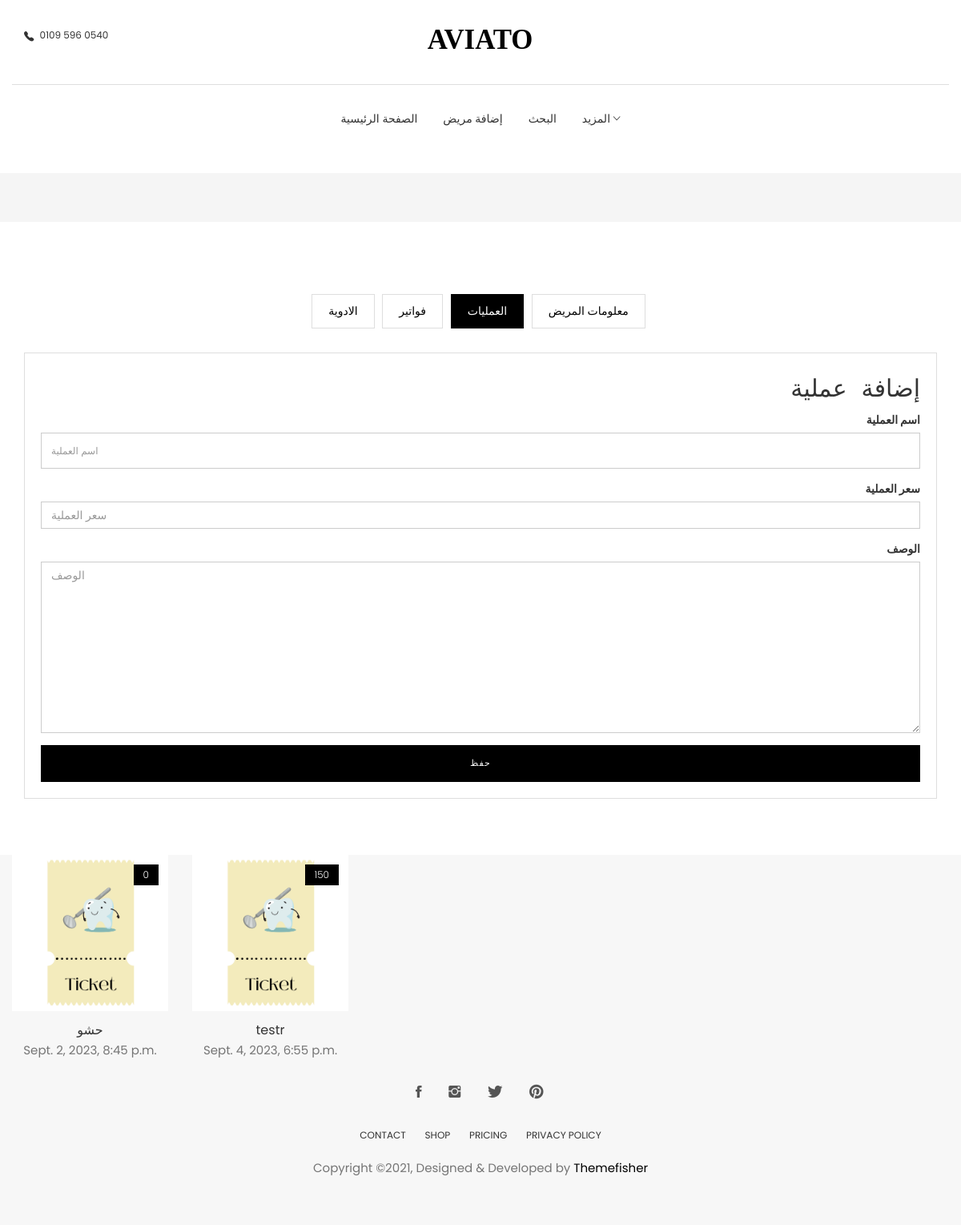
/patient/patient_details/operations/1-Ahmed Mohamed Ibrahiem Ellaban (signed in), run on the app's committed database.
### patient/models.py (models this page shows, shortened)
class Operation(models.Model):
    id = models.AutoField(primary_key=True, null=False, blank=False)
    patient = models.ForeignKey(Patient, null=False, blank=False, on_delete=models.CASCADE)
    user = models.ForeignKey(User, blank=False, null=False, on_delete=models.DO_NOTHING)
    name = models.CharField(max_length=15, null=False, blank=False)
    datetime = models.DateTimeField(auto_now_add=True,auto_created=True)
    price = models.IntegerField(blank=False, null=False)
    description = models.TextField(max_length=1000, blank=True, null=True)
    remaining_amount = models.IntegerField(null=False, blank=False, default=0)

### patient/views.py (the view)
# urls.py: path('patient_details/operations/<int:id>-<str:full_name>', add_operation, name='add_operation'),
@login_required
def add_operation(request, *args, **kwargs):
    form = AddOperationForm(request.POST)
    patient = get_object_or_404(Patient, id=kwargs['id'], full_name=kwargs['full_name'])
    all_operation = Operation.objects.filter(patient=patient)
    if request.method == 'POST':
        if form.is_valid():
            over_ride_form = form.save(commit=False)
            over_ride_form.user = request.user
            over_ride_form.patient = patient
            over_ride_form.remaining_amount = over_ride_form.price
            over_ride_form.save()
            return redirect(request.META['HTTP_REFERER'])
    else:
        form = AddOperationForm()
    context = {
        "page_title": 'إضافة عملية',
        "form": form,
        "operations": all_operation,
        "patient": patient
    }
    return render(request, 'add_operation.html', context)

### patient/forms.py
class AddOperationForm(forms.ModelForm):
    class Meta:
        model = Operation
        fields = ['name', 'price', 'description']
    def __init__(self, *args, **kwargs):
        super().__init__(*args, **kwargs)
        self.fields['name'].label = 'اسم العملية'
        self.fields['price'].label = 'سعر العملية'
        self.fields['description'].label = "الوصف "

### patient/templates/add_operation.html (shortened to what this page needs)
{% extends 'base_profile.html' %}
{% load static %}
{% load bootstrap4 %}
{% block profile %}
<section class="user-dashboard page-wrapper">
  <div class="container">
    <div class="row">
      <div class="col-md-12">
        <ul class="list-inline dashboard-menu text-center">
          <li><a href="dashboard.html">الادوية</a></li>
          <li><a href="order.html">فواتير</a></li>
          <li><a class="active" href="">العمليات</a></li>
          <li><a href="{% url 'patient:patient_details' id=patient.id full_name=patient.full_name  %}">معلومات المريض</a></li>
        </ul>
        <div class="dashboard-wrapper dashboard-user-profile">
          <div class="media">
            <div class="media-body">
                <form method="POST" enctype="multipart/form-data" onsubmit="disableButton(this)" style="text-align:right;">
                    <h4 class="widget-title" style="text-align:right; font-family:monospace; font-size:30px;">إضافة عملية </h4>
                    {% bootstrap_form form %}
                    <input class="btn btn-main text-center w-100" type="submit" value="حفظ" id="submitButton">
                </form>
            </div>
          </div>
        </div>
      </div>
    </div>
  </div>
</section>
{% endblock %}
{% block operation %}
    <div class="col-md-9">
			<div class="row">
			{% for op in operations %}
			<div class="col-md-3">
				<div class="product-item">
					<div class="product-thumb">
						<span class="bage">{{op.remaining_amount}}</span>
						<img class="img-responsive" src="{% static 'images/Ticket.png' %}" alt="Ticket-img" />
					</div>
					<div class="product-content">
						<h4>{{op.name}}</h4>
						<p class="price">{{op.datetime}}</p>
					</div>
				</div>
			</div>
			{% endfor %}
            </div>
        </div>
{% endblock %}

### static/css/style.css (style rules this page uses)
body { line-height: 1.5; font-family: "Poppins", sans-serif; -webkit-font-smoothing: antialiased; }
p { font-family: "Poppins", sans-serif; color: #757575; font-size: 15px; }
h1, h2, h3, h4, h5, h6 { font-family: "Poppins", sans-serif; }
h1, h2, h3, h4, h5, h6 { font-weight: 400; }
ol, ul { margin: 0; padding: 0; list-style: none; }
a, a:focus, a:hover { text-decoration: none; outline: 0; color: #000; }
input[type=email], input[type=password], input[type=text], input[type=tel] { border-radius: 0; box-shadow: none; height: 45px; outline: none; font-weight: 200; font-size: 12px; }
.form-control { box-shadow: none; border-radius: 0; }
.btn-main, .btn-small, .btn-transparent, .btn-solid-border { background: #000; color: #fff; display: inline-block; font-size: 11px; letter-spacing: 1px; padding: 14px 35px; text-transform: uppercase; font-weight: 200; border-radius: 0; }
.w-100 { width: 100%; }
.page-wrapper { padding: 70px 0; }
.product-item { margin-bottom: 30px; }
.product-item .product-thumb { position: relative; }
.product-item .product-thumb img { width: 100%; height: auto; }
.product-item .product-thumb .bage { position: absolute; top: 12px; right: 12px; background: #000; color: #fff; font-size: 12px; padding: 4px 12px; font-weight: 300; display: inline-block; }
.product-item .product-thumb:before { transition: 0.3s all; opacity: 0; background: rgba(0, 0, 0, 0.6); content: ""; position: absolute; top: 0; right: 0; left: 0; bottom: 0; }
.product-item .product-content { text-align: center; }
.product-item .product-content h4 { font-size: 16px; font-weight: 400; margin-top: 15px; margin-bottom: 6px; }
.dashboard-menu .active { background: #000; color: #fff; border: 1px solid #000; }
.dashboard-menu li { padding: 0; margin: 0 3px; }
.dashboard-menu li a { padding: 10px 20px; border: 1px solid #dedede; display: inline-block; }
.dashboard-wrapper { border: 1px solid #dedede; margin-top: 30px; padding: 20px; }
.dashboard-wrapper h4 { font-size: 16px; }

### data on the page
Operation: remaining_amount "0", name "حشو", datetime "Sept. 2, 2023, 8:45 p.m."
Operation: remaining_amount "150", name "testr", datetime "Sept. 4, 2023, 6:55 p.m."
